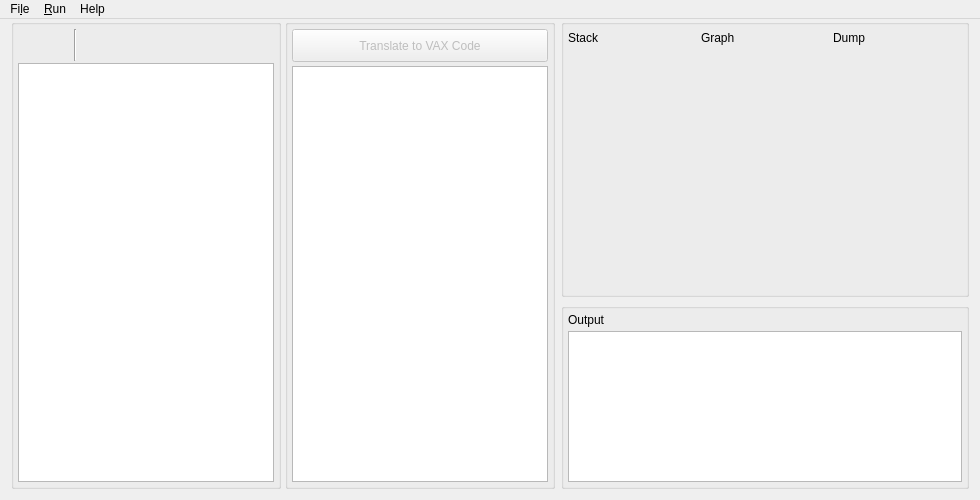
<?xml version="1.0" encoding="UTF-8"?>
<ui version="4.0">
 <class>MainWindow</class>
 <widget class="QMainWindow" name="MainWindow">
  <property name="geometry">
   <rect>
    <x>0</x>
    <y>0</y>
    <width>980</width>
    <height>500</height>
   </rect>
  </property>
  <property name="minimumSize">
   <size>
    <width>980</width>
    <height>500</height>
   </size>
  </property>
  <property name="windowTitle">
   <string>GCode Executor</string>
  </property>
  <widget class="QWidget" name="centralWidget">
   <layout class="QGridLayout" name="gridLayout">
    <property name="topMargin">
     <number>0</number>
    </property>
    <item row="0" column="7" rowspan="4">
     <layout class="QVBoxLayout" name="verticalLayout_2" stretch="6,4">
      <item>
       <widget class="QGroupBox" name="groupBox_3">
        <property name="alignment">
         <set>Qt::AlignLeading|Qt::AlignLeft|Qt::AlignTop</set>
        </property>
        <property name="flat">
         <bool>false</bool>
        </property>
        <property name="checkable">
         <bool>false</bool>
        </property>
        <layout class="QGridLayout" name="gridLayout_5">
         <property name="leftMargin">
          <number>4</number>
         </property>
         <property name="topMargin">
          <number>4</number>
         </property>
         <property name="rightMargin">
          <number>4</number>
         </property>
         <property name="bottomMargin">
          <number>4</number>
         </property>
         <property name="spacing">
          <number>4</number>
         </property>
         <item row="0" column="0" alignment="Qt::AlignTop">
          <widget class="QLabel" name="label_3">
           <property name="minimumSize">
            <size>
             <width>0</width>
             <height>18</height>
            </size>
           </property>
           <property name="maximumSize">
            <size>
             <width>16777215</width>
             <height>18</height>
            </size>
           </property>
           <property name="text">
            <string>Stack</string>
           </property>
          </widget>
         </item>
         <item row="0" column="1" alignment="Qt::AlignTop">
          <widget class="QLabel" name="label_4">
           <property name="minimumSize">
            <size>
             <width>0</width>
             <height>18</height>
            </size>
           </property>
           <property name="maximumSize">
            <size>
             <width>16777215</width>
             <height>18</height>
            </size>
           </property>
           <property name="text">
            <string>Graph</string>
           </property>
          </widget>
         </item>
         <item row="0" column="2" alignment="Qt::AlignTop">
          <widget class="QLabel" name="label_5">
           <property name="minimumSize">
            <size>
             <width>0</width>
             <height>18</height>
            </size>
           </property>
           <property name="maximumSize">
            <size>
             <width>16777215</width>
             <height>18</height>
            </size>
           </property>
           <property name="text">
            <string>Dump</string>
           </property>
          </widget>
         </item>
         <item row="1" column="1">
          <layout class="QVBoxLayout" name="graphLayout">
           <property name="sizeConstraint">
            <enum>QLayout::SetMaximumSize</enum>
           </property>
          </layout>
         </item>
         <item row="1" column="0">
          <layout class="QVBoxLayout" name="stackLayout">
           <property name="sizeConstraint">
            <enum>QLayout::SetMaximumSize</enum>
           </property>
          </layout>
         </item>
         <item row="1" column="2">
          <layout class="QVBoxLayout" name="dumpLayout">
           <property name="sizeConstraint">
            <enum>QLayout::SetMaximumSize</enum>
           </property>
          </layout>
         </item>
        </layout>
       </widget>
      </item>
      <item>
       <widget class="QGroupBox" name="groupBox_4">
        <layout class="QGridLayout" name="gridLayout_4">
         <property name="leftMargin">
          <number>4</number>
         </property>
         <property name="topMargin">
          <number>4</number>
         </property>
         <property name="rightMargin">
          <number>4</number>
         </property>
         <property name="bottomMargin">
          <number>4</number>
         </property>
         <property name="spacing">
          <number>4</number>
         </property>
         <item row="1" column="0">
          <widget class="QTextEdit" name="txtOutput">
           <property name="readOnly">
            <bool>true</bool>
           </property>
          </widget>
         </item>
         <item row="0" column="0">
          <widget class="QLabel" name="label_6">
           <property name="text">
            <string>Output</string>
           </property>
          </widget>
         </item>
        </layout>
       </widget>
      </item>
     </layout>
    </item>
    <item row="0" column="0" rowspan="4" colspan="7">
     <layout class="QHBoxLayout" name="horizontalLayout_2" stretch="10,10">
      <property name="spacing">
       <number>4</number>
      </property>
      <item>
       <widget class="QGroupBox" name="groupBox">
        <property name="minimumSize">
         <size>
          <width>220</width>
          <height>456</height>
         </size>
        </property>
        <property name="toolTip">
         <string/>
        </property>
        <property name="statusTip">
         <string/>
        </property>
        <property name="whatsThis">
         <string/>
        </property>
        <property name="alignment">
         <set>Qt::AlignRight|Qt::AlignTrailing|Qt::AlignVCenter</set>
        </property>
        <property name="flat">
         <bool>false</bool>
        </property>
        <property name="checkable">
         <bool>false</bool>
        </property>
        <layout class="QGridLayout" name="gridLayout_2">
         <property name="leftMargin">
          <number>4</number>
         </property>
         <property name="topMargin">
          <number>4</number>
         </property>
         <property name="rightMargin">
          <number>4</number>
         </property>
         <property name="bottomMargin">
          <number>4</number>
         </property>
         <property name="spacing">
          <number>4</number>
         </property>
         <item row="1" column="0">
          <layout class="QVBoxLayout" name="verticalLayout">
           <property name="spacing">
            <number>2</number>
           </property>
           <item>
            <layout class="QHBoxLayout" name="horizontalLayout_4">
             <item>
              <widget class="QPushButton" name="btnRestart">
               <property name="enabled">
                <bool>false</bool>
               </property>
               <property name="minimumSize">
                <size>
                 <width>32</width>
                 <height>32</height>
                </size>
               </property>
               <property name="maximumSize">
                <size>
                 <width>32</width>
                 <height>32</height>
                </size>
               </property>
               <property name="text">
                <string/>
               </property>
               <property name="icon">
                <iconset resource="resources.qrc">
                 <normaloff>:/images/Images/arrow-refresh.png</normaloff>:/images/Images/arrow-refresh.png</iconset>
               </property>
               <property name="iconSize">
                <size>
                 <width>32</width>
                 <height>32</height>
                </size>
               </property>
               <property name="flat">
                <bool>true</bool>
               </property>
              </widget>
             </item>
             <item>
              <widget class="Line" name="line">
               <property name="orientation">
                <enum>Qt::Vertical</enum>
               </property>
              </widget>
             </item>
             <item>
              <widget class="QPushButton" name="btnPrevious">
               <property name="enabled">
                <bool>false</bool>
               </property>
               <property name="minimumSize">
                <size>
                 <width>32</width>
                 <height>32</height>
                </size>
               </property>
               <property name="maximumSize">
                <size>
                 <width>32</width>
                 <height>32</height>
                </size>
               </property>
               <property name="text">
                <string/>
               </property>
               <property name="icon">
                <iconset resource="resources.qrc">
                 <normaloff>:/images/Images/arrow-back.png</normaloff>:/images/Images/arrow-back.png</iconset>
               </property>
               <property name="iconSize">
                <size>
                 <width>32</width>
                 <height>32</height>
                </size>
               </property>
               <property name="flat">
                <bool>true</bool>
               </property>
              </widget>
             </item>
             <item>
              <widget class="QPushButton" name="btnNext">
               <property name="enabled">
                <bool>false</bool>
               </property>
               <property name="minimumSize">
                <size>
                 <width>32</width>
                 <height>32</height>
                </size>
               </property>
               <property name="maximumSize">
                <size>
                 <width>32</width>
                 <height>32</height>
                </size>
               </property>
               <property name="text">
                <string/>
               </property>
               <property name="icon">
                <iconset resource="resources.qrc">
                 <normaloff>:/images/Images/arrow-forward.png</normaloff>:/images/Images/arrow-forward.png</iconset>
               </property>
               <property name="iconSize">
                <size>
                 <width>32</width>
                 <height>32</height>
                </size>
               </property>
               <property name="flat">
                <bool>true</bool>
               </property>
              </widget>
             </item>
             <item>
              <widget class="QPushButton" name="btnRun">
               <property name="enabled">
                <bool>false</bool>
               </property>
               <property name="minimumSize">
                <size>
                 <width>32</width>
                 <height>32</height>
                </size>
               </property>
               <property name="maximumSize">
                <size>
                 <width>32</width>
                 <height>32</height>
                </size>
               </property>
               <property name="text">
                <string/>
               </property>
               <property name="icon">
                <iconset resource="resources.qrc">
                 <normaloff>:/images/Images/arrow-play.png</normaloff>:/images/Images/arrow-play.png</iconset>
               </property>
               <property name="iconSize">
                <size>
                 <width>32</width>
                 <height>32</height>
                </size>
               </property>
               <property name="flat">
                <bool>true</bool>
               </property>
              </widget>
             </item>
             <item>
              <widget class="QPushButton" name="btnStop">
               <property name="enabled">
                <bool>false</bool>
               </property>
               <property name="minimumSize">
                <size>
                 <width>32</width>
                 <height>32</height>
                </size>
               </property>
               <property name="maximumSize">
                <size>
                 <width>32</width>
                 <height>32</height>
                </size>
               </property>
               <property name="text">
                <string/>
               </property>
               <property name="icon">
                <iconset resource="resources.qrc">
                 <normaloff>:/images/Images/shape-square.png</normaloff>:/images/Images/shape-square.png</iconset>
               </property>
               <property name="iconSize">
                <size>
                 <width>32</width>
                 <height>32</height>
                </size>
               </property>
               <property name="flat">
                <bool>true</bool>
               </property>
              </widget>
             </item>
            </layout>
           </item>
           <item>
            <widget class="QTextEdit" name="txtEditorGCode">
             <property name="enabled">
              <bool>true</bool>
             </property>
            </widget>
           </item>
          </layout>
         </item>
        </layout>
       </widget>
      </item>
      <item>
       <widget class="QGroupBox" name="groupBox_2">
        <property name="minimumSize">
         <size>
          <width>220</width>
          <height>456</height>
         </size>
        </property>
        <property name="alignment">
         <set>Qt::AlignLeading|Qt::AlignLeft|Qt::AlignTop</set>
        </property>
        <property name="flat">
         <bool>false</bool>
        </property>
        <property name="checkable">
         <bool>false</bool>
        </property>
        <layout class="QGridLayout" name="gridLayout_3">
         <property name="leftMargin">
          <number>4</number>
         </property>
         <property name="topMargin">
          <number>4</number>
         </property>
         <property name="rightMargin">
          <number>4</number>
         </property>
         <property name="bottomMargin">
          <number>4</number>
         </property>
         <property name="spacing">
          <number>4</number>
         </property>
         <item row="1" column="0">
          <widget class="QTextEdit" name="txtEditorVAXCode">
           <property name="enabled">
            <bool>true</bool>
           </property>
           <property name="readOnly">
            <bool>true</bool>
           </property>
          </widget>
         </item>
         <item row="0" column="0">
          <widget class="QPushButton" name="btnTranslate">
           <property name="enabled">
            <bool>false</bool>
           </property>
           <property name="minimumSize">
            <size>
             <width>0</width>
             <height>33</height>
            </size>
           </property>
           <property name="maximumSize">
            <size>
             <width>16777215</width>
             <height>33</height>
            </size>
           </property>
           <property name="text">
            <string>Translate to VAX Code</string>
           </property>
           <property name="icon">
            <iconset resource="resources.qrc">
             <normaloff>:/images/Images/book-go.png</normaloff>:/images/Images/book-go.png</iconset>
           </property>
           <property name="iconSize">
            <size>
             <width>24</width>
             <height>24</height>
            </size>
           </property>
          </widget>
         </item>
        </layout>
       </widget>
      </item>
     </layout>
    </item>
   </layout>
  </widget>
  <widget class="QMenuBar" name="menuBar">
   <property name="geometry">
    <rect>
     <x>0</x>
     <y>0</y>
     <width>980</width>
     <height>23</height>
    </rect>
   </property>
   <widget class="QMenu" name="menuFile">
    <property name="title">
     <string>Fi&amp;le</string>
    </property>
    <addaction name="tsmiOpen"/>
    <addaction name="separator"/>
    <addaction name="tsmiClear"/>
    <addaction name="tsmiSaveGCode"/>
    <addaction name="tsmiSaveVAXCode"/>
    <addaction name="separator"/>
    <addaction name="tsmiClose"/>
   </widget>
   <widget class="QMenu" name="menuRun">
    <property name="title">
     <string>&amp;Run</string>
    </property>
    <property name="icon">
     <iconset>
      <normaloff>Images/arrow-back.png</normaloff>Images/arrow-back.png</iconset>
    </property>
    <addaction name="tsmiRestart"/>
    <addaction name="separator"/>
    <addaction name="tsmiNext"/>
    <addaction name="tsmiPrevious"/>
    <addaction name="tsmiRun"/>
    <addaction name="tsmiStop"/>
   </widget>
   <widget class="QMenu" name="menuHelp">
    <property name="title">
     <string>Help</string>
    </property>
    <addaction name="tsmiAbout"/>
   </widget>
   <addaction name="menuFile"/>
   <addaction name="menuRun"/>
   <addaction name="menuHelp"/>
  </widget>
  <action name="tsmiOpen">
   <property name="icon">
    <iconset resource="resources.qrc">
     <normaloff>:/images/Images/folder-open.png</normaloff>:/images/Images/folder-open.png</iconset>
   </property>
   <property name="text">
    <string>&amp;Open</string>
   </property>
  </action>
  <action name="tsmiSaveGCode">
   <property name="icon">
    <iconset resource="resources.qrc">
     <normaloff>:/images/Images/disk.png</normaloff>:/images/Images/disk.png</iconset>
   </property>
   <property name="text">
    <string>&amp;Save G Code</string>
   </property>
  </action>
  <action name="tsmiSaveVAXCode">
   <property name="icon">
    <iconset resource="resources.qrc">
     <normaloff>:/images/Images/disk.png</normaloff>:/images/Images/disk.png</iconset>
   </property>
   <property name="text">
    <string>Save &amp;VAX Code</string>
   </property>
  </action>
  <action name="tsmiPrevious">
   <property name="icon">
    <iconset resource="resources.qrc">
     <normaloff>:/images/Images/arrow-back.png</normaloff>:/images/Images/arrow-back.png</iconset>
   </property>
   <property name="text">
    <string>&amp;Previous Command</string>
   </property>
  </action>
  <action name="tsmiNext">
   <property name="icon">
    <iconset resource="resources.qrc">
     <normaloff>:/images/Images/arrow-forward.png</normaloff>:/images/Images/arrow-forward.png</iconset>
   </property>
   <property name="text">
    <string>&amp;Next Command</string>
   </property>
  </action>
  <action name="tsmiRun">
   <property name="icon">
    <iconset resource="resources.qrc">
     <normaloff>:/images/Images/arrow-play.png</normaloff>:/images/Images/arrow-play.png</iconset>
   </property>
   <property name="text">
    <string>&amp;Run Commands</string>
   </property>
  </action>
  <action name="tsmiStop">
   <property name="icon">
    <iconset resource="resources.qrc">
     <normaloff>:/images/Images/shape-square.png</normaloff>:/images/Images/shape-square.png</iconset>
   </property>
   <property name="text">
    <string>&amp;Stop Execution</string>
   </property>
  </action>
  <action name="tsmiRestart">
   <property name="icon">
    <iconset resource="resources.qrc">
     <normaloff>:/images/Images/arrow-refresh.png</normaloff>:/images/Images/arrow-refresh.png</iconset>
   </property>
   <property name="text">
    <string>&amp;Evaluate</string>
   </property>
  </action>
  <action name="tsmiAbout">
   <property name="text">
    <string>&amp;About</string>
   </property>
  </action>
  <action name="tsmiClose">
   <property name="icon">
    <iconset resource="resources.qrc">
     <normaloff>:/images/Images/exit.png</normaloff>:/images/Images/exit.png</iconset>
   </property>
   <property name="text">
    <string>Close &amp;Program</string>
   </property>
  </action>
  <action name="tsmiClear">
   <property name="icon">
    <iconset resource="resources.qrc">
     <normaloff>:/images/Images/brush.png</normaloff>:/images/Images/brush.png</iconset>
   </property>
   <property name="text">
    <string>&amp;Clear G Code</string>
   </property>
  </action>
 </widget>
 <layoutdefault spacing="6" margin="11"/>
 <resources>
  <include location="resources.qrc"/>
 </resources>
 <connections/>
</ui>
